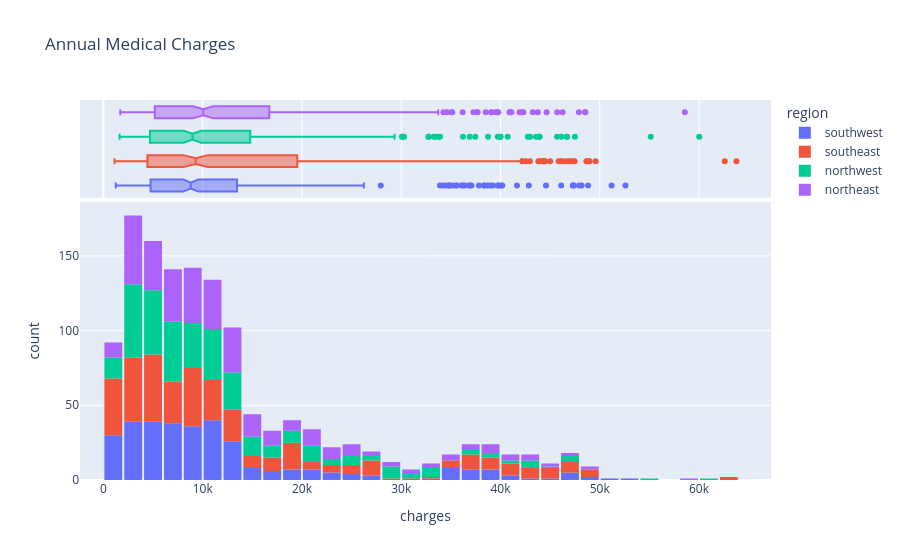

This figure's notebook cell:
### Code cell
fig = px.histogram(medical_df, 
                   x='charges', 
                   marginal='box',
                   color = 'region',
                   title='Annual Medical Charges')
fig.update_layout(bargap=0.1)
fig.show()

### Figure 1 — Plotly figure (JSON) as saved in the notebook; plotly's stock layout.template omitted (floating-point values rounded to 4 significant figures; data arrays with more than 128 entries replaced by an {"elided": "..."} marker saying what was removed)
{"data": [{"bingroup": "x", "hovertemplate": "region=southwest<br>charges=%{x}<br>count=%{y}<extra></extra>", "legendgroup": "southwest", "marker": {"color": "#636efa", "pattern": {"shape": ""}}, "name": "southwest", "orientation": "v", "showlegend": true, "type": "histogram", "x": {"elided": "325 float values"}, "xaxis": "x", "yaxis": "y"}, {"hovertemplate": "region=southwest<br>charges=%{x}<extra></extra>", "legendgroup": "southwest", "marker": {"color": "#636efa"}, "name": "southwest", "notched": true, "showlegend": false, "type": "box", "x": {"elided": "325 float values"}, "xaxis": "x2", "yaxis": "y2"}, {"bingroup": "x", "hovertemplate": "region=southeast<br>charges=%{x}<br>count=%{y}<extra></extra>", "legendgroup": "southeast", "marker": {"color": "#EF553B", "pattern": {"shape": ""}}, "name": "southeast", "orientation": "v", "showlegend": true, "type": "histogram", "x": {"elided": "364 float values"}, "xaxis": "x", "yaxis": "y"}, {"hovertemplate": "region=southeast<br>charges=%{x}<extra></extra>", "legendgroup": "southeast", "marker": {"color": "#EF553B"}, "name": "southeast", "notched": true, "showlegend": false, "type": "box", "x": {"elided": "364 float values"}, "xaxis": "x2", "yaxis": "y2"}, {"bingroup": "x", "hovertemplate": "region=northwest<br>charges=%{x}<br>count=%{y}<extra></extra>", "legendgroup": "northwest", "marker": {"color": "#00cc96", "pattern": {"shape": ""}}, "name": "northwest", "orientation": "v", "showlegend": true, "type": "histogram", "x": {"elided": "325 float values"}, "xaxis": "x", "yaxis": "y"}, {"hovertemplate": "region=northwest<br>charges=%{x}<extra></extra>", "legendgroup": "northwest", "marker": {"color": "#00cc96"}, "name": "northwest", "notched": true, "showlegend": false, "type": "box", "x": {"elided": "325 float values"}, "xaxis": "x2", "yaxis": "y2"}, {"bingroup": "x", "hovertemplate": "region=northeast<br>charges=%{x}<br>count=%{y}<extra></extra>", "legendgroup": "northeast", "marker": {"color": "#ab63fa", "pattern": {"shape": ""}}, "name": "northeast", "orientation": "v", "showlegend": true, "type": "histogram", "x": {"elided": "324 float values"}, "xaxis": "x", "yaxis": "y"}, {"hovertemplate": "region=northeast<br>charges=%{x}<extra></extra>", "legendgroup": "northeast", "marker": {"color": "#ab63fa"}, "name": "northeast", "notched": true, "showlegend": false, "type": "box", "x": {"elided": "324 float values"}, "xaxis": "x2", "yaxis": "y2"}], "layout": {"bargap": 0.1, "barmode": "relative", "legend": {"title": {"text": "region"}, "tracegroupgap": 0}, "title": {"text": "Annual Medical Charges"}, "xaxis": {"anchor": "y", "domain": [0, 1], "title": {"text": "charges"}}, "xaxis2": {"anchor": "y2", "domain": [0, 1], "matches": "x", "showgrid": true, "showticklabels": false}, "yaxis": {"anchor": "x", "domain": [0, 0.7326], "title": {"text": "count"}}, "yaxis2": {"anchor": "x2", "domain": [0.7426, 1], "matches": "y2", "showgrid": false, "showline": false, "showticklabels": false, "ticks": ""}}}
